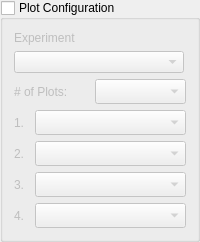
               <widget class="QGroupBox" name="groupBox_plot_configurations">
                <property name="sizePolicy">
                 <sizepolicy hsizetype="Preferred" vsizetype="Fixed">
                  <horstretch>0</horstretch>
                  <verstretch>0</verstretch>
                 </sizepolicy>
                </property>
                <property name="title">
                 <string>Plot Configuration</string>
                </property>
                <property name="checkable">
                 <bool>true</bool>
                </property>
                <property name="checked">
                 <bool>false</bool>
                </property>
                <layout class="QVBoxLayout" name="verticalLayout_3">
                 <item>
                  <layout class="QVBoxLayout" name="verticalLayout_plot_configuration">
                   <item>
                    <widget class="QLabel" name="label_2">
                     <property name="minimumSize">
                      <size>
                       <width>90</width>
                       <height>0</height>
                      </size>
                     </property>
                     <property name="maximumSize">
                      <size>
                       <width>90</width>
                       <height>16777215</height>
                      </size>
                     </property>
                     <property name="text">
                      <string>Experiment</string>
                     </property>
                    </widget>
                   </item>
                   <item>
                    <widget class="QComboBox" name="comboBox_configuration_experiments">
                     <property name="minimumSize">
                      <size>
                       <width>170</width>
                       <height>0</height>
                      </size>
                     </property>
                     <property name="maximumSize">
                      <size>
                       <width>170</width>
                       <height>16777215</height>
                      </size>
                     </property>
                    </widget>
                   </item>
                   <item>
                    <layout class="QHBoxLayout" name="horizontalLayout">
                     <property name="sizeConstraint">
                      <enum>QLayout::SetFixedSize</enum>
                     </property>
                     <item alignment="Qt::AlignTop">
                      <widget class="QLabel" name="label_5">
                       <property name="sizePolicy">
                        <sizepolicy hsizetype="Preferred" vsizetype="Fixed">
                         <horstretch>0</horstretch>
                         <verstretch>0</verstretch>
                        </sizepolicy>
                       </property>
                       <property name="minimumSize">
                        <size>
                         <width>75</width>
                         <height>25</height>
                        </size>
                       </property>
                       <property name="maximumSize">
                        <size>
                         <width>75</width>
                         <height>25</height>
                        </size>
                       </property>
                       <property name="text">
                        <string># of Plots:</string>
                       </property>
                      </widget>
                     </item>
                     <item alignment="Qt::AlignTop">
                      <widget class="QComboBox" name="comboBox_configuration_num_of_plots">
                       <property name="minimumSize">
                        <size>
                         <width>0</width>
                         <height>25</height>
                        </size>
                       </property>
                       <property name="maximumSize">
                        <size>
                         <width>16777215</width>
                         <height>25</height>
                        </size>
                       </property>
                      </widget>
                     </item>
                    </layout>
                   </item>
                   <item>
                    <layout class="QHBoxLayout" name="horizontalLayout_2">
                     <item>
                      <widget class="QLabel" name="label_6">
                       <property name="sizePolicy">
                        <sizepolicy hsizetype="Preferred" vsizetype="Fixed">
                         <horstretch>0</horstretch>
                         <verstretch>0</verstretch>
                        </sizepolicy>
                       </property>
                       <property name="minimumSize">
                        <size>
                         <width>15</width>
                         <height>25</height>
                        </size>
                       </property>
                       <property name="maximumSize">
                        <size>
                         <width>15</width>
                         <height>25</height>
                        </size>
                       </property>
                       <property name="text">
                        <string>1. </string>
                       </property>
                      </widget>
                     </item>
                     <item>
                      <widget class="QComboBox" name="comboBox_configuration_plot_upper_left">
                       <property name="minimumSize">
                        <size>
                         <width>0</width>
                         <height>25</height>
                        </size>
                       </property>
                       <property name="maximumSize">
                        <size>
                         <width>16777215</width>
                         <height>25</height>
                        </size>
                       </property>
                      </widget>
                     </item>
                    </layout>
                   </item>
                   <item>
                    <layout class="QHBoxLayout" name="horizontalLayout_3">
                     <item>
                      <widget class="QLabel" name="label_7">
                       <property name="sizePolicy">
                        <sizepolicy hsizetype="Fixed" vsizetype="Fixed">
                         <horstretch>0</horstretch>
                         <verstretch>0</verstretch>
                        </sizepolicy>
                       </property>
                       <property name="minimumSize">
                        <size>
                         <width>15</width>
                         <height>25</height>
                        </size>
                       </property>
                       <property name="maximumSize">
                        <size>
                         <width>15</width>
                         <height>25</height>
                        </size>
                       </property>
                       <property name="text">
                        <string>2.</string>
                       </property>
                      </widget>
                     </item>
                     <item>
                      <widget class="QComboBox" name="comboBox_configuration_plot_upper_right">
                       <property name="minimumSize">
                        <size>
                         <width>0</width>
                         <height>25</height>
                        </size>
                       </property>
                       <property name="maximumSize">
                        <size>
                         <width>16777215</width>
                         <height>28</height>
                        </size>
                       </property>
                      </widget>
                     </item>
                    </layout>
                   </item>
                   <item>
                    <layout class="QHBoxLayout" name="horizontalLayout_4">
                     <item>
                      <widget class="QLabel" name="label_8">
                       <property name="sizePolicy">
                        <sizepolicy hsizetype="Fixed" vsizetype="Fixed">
                         <horstretch>0</horstretch>
                         <verstretch>0</verstretch>
                        </sizepolicy>
                       </property>
                       <property name="minimumSize">
                        <size>
                         <width>15</width>
                         <height>25</height>
                        </size>
                       </property>
                       <property name="maximumSize">
                        <size>
                         <width>15</width>
                         <height>25</height>
                        </size>
                       </property>
                       <property name="text">
                        <string>3.</string>
                       </property>
                      </widget>
                     </item>
                     <item>
                      <widget class="QComboBox" name="comboBox_configuration_plot_lower_left">
                       <property name="minimumSize">
                        <size>
                         <width>0</width>
                         <height>25</height>
                        </size>
                       </property>
                       <property name="maximumSize">
                        <size>
                         <width>16777215</width>
                         <height>25</height>
                        </size>
                       </property>
                      </widget>
                     </item>
                    </layout>
                   </item>
                   <item>
                    <layout class="QHBoxLayout" name="horizontalLayout_5">
                     <item>
                      <widget class="QLabel" name="label_9">
                       <property name="sizePolicy">
                        <sizepolicy hsizetype="Fixed" vsizetype="Fixed">
                         <horstretch>0</horstretch>
                         <verstretch>0</verstretch>
                        </sizepolicy>
                       </property>
                       <property name="minimumSize">
                        <size>
                         <width>15</width>
                         <height>25</height>
                        </size>
                       </property>
                       <property name="maximumSize">
                        <size>
                         <width>15</width>
                         <height>25</height>
                        </size>
                       </property>
                       <property name="text">
                        <string>4.</string>
                       </property>
                      </widget>
                     </item>
                     <item>
                      <widget class="QComboBox" name="comboBox_configuration_plot_lower_right">
                       <property name="minimumSize">
                        <size>
                         <width>0</width>
                         <height>25</height>
                        </size>
                       </property>
                       <property name="maximumSize">
                        <size>
                         <width>16777215</width>
                         <height>25</height>
                        </size>
                       </property>
                      </widget>
                     </item>
                    </layout>
                   </item>
                  </layout>
                 </item>
                </layout>
               </widget>
